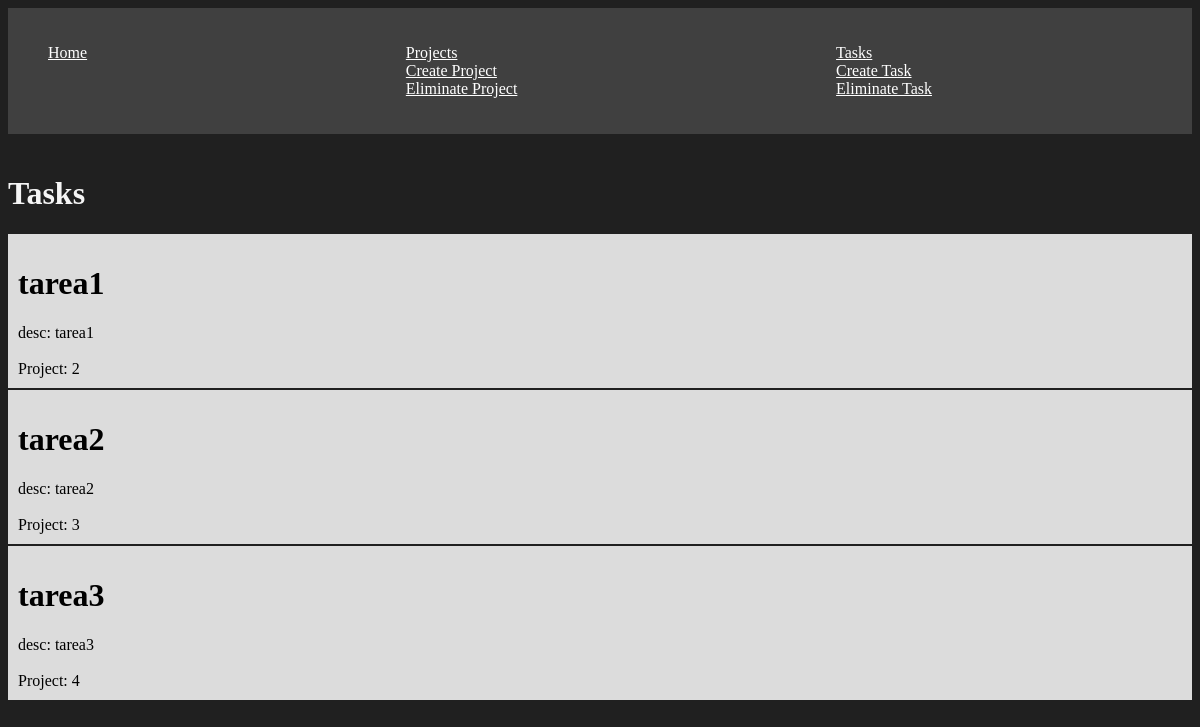
/tasks/, run on an earlier commit of the app's database.
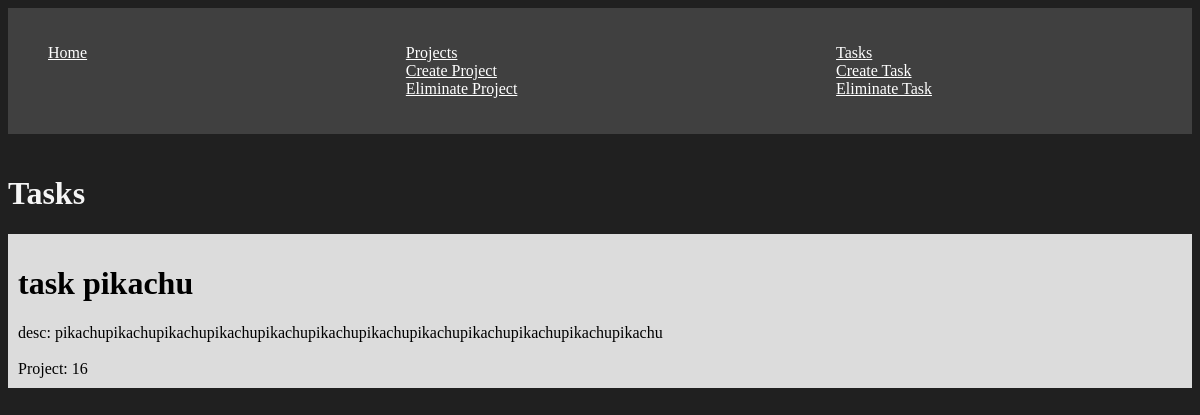
And on a later commit of the database.
### app1/models.py (models this page shows, shortened)
class Task(models.Model):
    title = models.CharField(max_length=200)
    description = models.TextField()
    projects = models.ForeignKey(Project, on_delete=models.CASCADE)
    done = models.BooleanField(default=False)

### app1/views.py (the view)
# urls.py: path('tasks/', views.tasks, name="tasks"),
def tasks(request):
    tasks = Task.objects.all()
    return render(request, 'tasks/tasks.html', {
        'tasks': tasks
    })

### app1/templates/tasks/tasks.html
{% extends 'layouts/base.html' %}
{% block content %}
<h1>Tasks</h1>
{% for task in tasks %}
<div class="card">
    <h1>{{task.title}} </h1>
    <a>desc: {{task.description}}</a>
    <br><br>
    <a>Project: {{task.projects_id}}</a>
</div>
{% endfor %}
{% endblock %}

### app1/templates/layouts/base.html (shortened to what this page needs)
{% load static %}
<!doctype html>
<html lang="en">
<head>
    <link rel="stylesheet" href="{% static '/styles/main.css' %}">
</head>
<body>
<nav class="navbar ul li a container" >
    <ul>
        <li>
            <a href="{% url 'index' %}">Home</a>
        </li>
        <div>
            <li>
                <a href= "{% url 'projects' %}">Projects</a>
            </li>
            <li>
                <a href="{% url 'create_project' %}">Create Project</a>
            </li>
            <li>
                <a href="{% url 'delete_project' %}">Eliminate Project</a>
            </li>
        </div>
        <div>
            <li>
                <a href="{% url 'tasks' %}">Tasks</a>
            </li>
            <li>
                <a href="{% url 'create_task' %}">Create Task</a>
            </li>
            <li>
                <a href="{% url 'delete_task' %}">Eliminate Task</a>
            </li>
        </div>
    </ul>
</nav>
<main class="container">
    {% block content %}
    {% endblock %}
</main>
</body>
</html>

### app1/static/styles/main.css (style rules this page uses)
body { background: #202020; color: #F5F5F5; }
.navbar { background: #404040; padding: 5px 0 }
.navbar ul { display: flex ; justify-content: space-between; }
.navbar ul li { list-style: none; }
.navbar ul li a { margin-right: 260px; color: #FFFFFF; text-decoration-none; }
.container { max-width: 1200px; margin: auto ; padding: 20px 0 ; }
.card { background: #DCDCDC; color: #000; padding: 10px; margin-bottom: 2px; }

What changed in the data, as far as the page shows it:
removed Task: title "tarea1", description "tarea1", projects_id "2"
removed Task: title "tarea2", description "tarea2", projects_id "3"
removed Task: title "tarea3", description "tarea3", projects_id "4"
added Task: title "task pikachu", description "pikachupikachupikachupikachupikachupikachupikachupikachupikachupikachupikachupikachu", projects_id "16"
